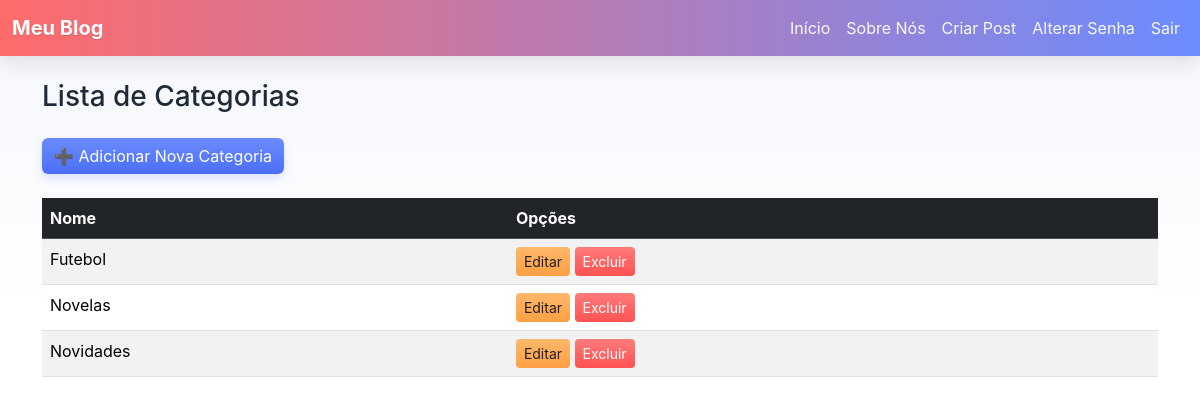
The page /categorias/ (signed in) on the database as committed earlier.
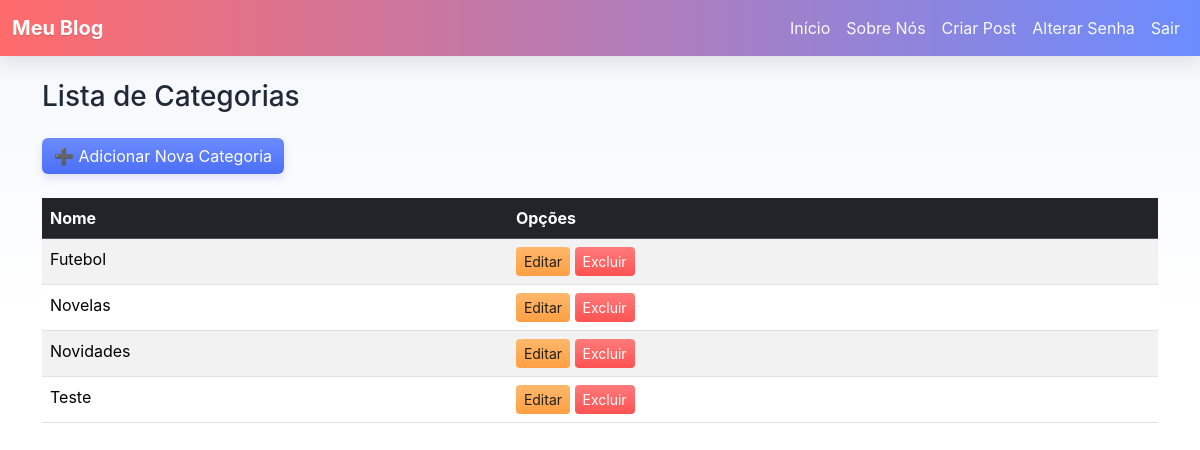
The same page on the database as committed later.
### paginas/models.py (models this page shows, shortened)
class Categoria(models.Model):
    nome = models.CharField(max_length=100)

### paginas/views.py (the view)
# urls.py: path('categorias/', CategoriaList.as_view(), name='categoria_list'),
class CategoriaList(LoginRequiredMixin, ListView):
    model = Categoria
    template_name = 'paginas/listas/categoria.html'
    ordering = ['nome']

### paginas/templates/paginas/listas/categoria.html
{% extends "paginas/modelo.html" %}
{% block conteudo %}
    <h3 class="my-4">Lista de Categorias</h3>
    <a href="{% url 'categoria_nova' %}" class="btn btn-primary mb-4">➕ Adicionar Nova Categoria</a>
    <div class="table-responsive">
        <table class="table table-striped table-hover">
            <thead class="table-dark">
                <tr>
                    <th scope="col">Nome</th>
                    <th scope="col">Opções</th>
                </tr>
            </thead>
            <tbody>
                {% for obj in object_list %}
                    <tr>
                        <td>{{ obj.nome }}</td>
                        <td>
                            {% if user.is_authenticated %}
                                <a href="{% url 'categoria_editar' obj.pk %}" class="btn btn-sm btn-warning">Editar</a>
                                <a href="{% url 'categoria_excluir' obj.pk %}" class="btn btn-sm btn-danger">Excluir</a>
                            {% endif %}
                        </td>
                    </tr>
                {% empty %}
                    <tr>
                        <td colspan="2" class="text-center">Nenhuma categoria encontrada.</td>
                    </tr>
                {% endfor %}
            </tbody>
        </table>
    </div>
{% endblock conteudo %}

Rows that differ between the two databases and show on the page:
added Categoria: nome "Teste"
